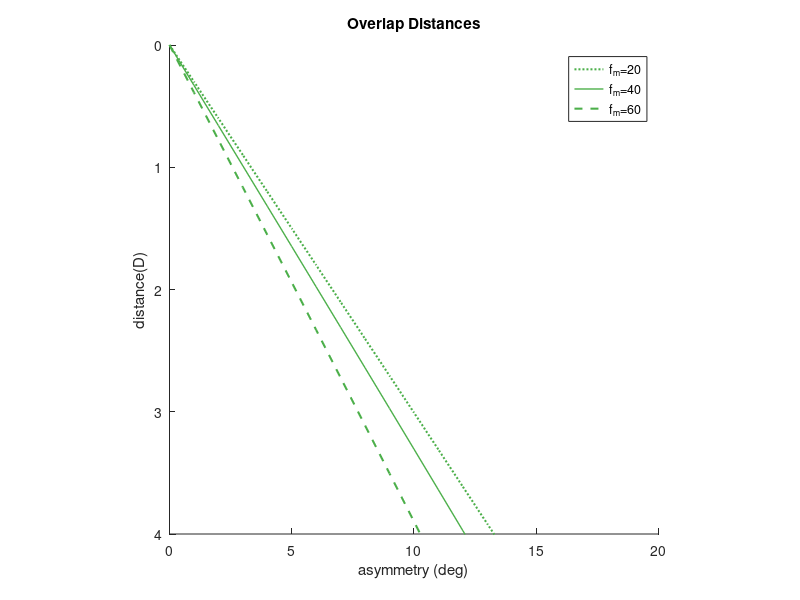

This figure's MATLAB source:
%% Figure 11B

%for nasal shifted frusta with different monocular field (Mf) sizes, what is d0 (distance with
%complete overlap) Eq. 6
clear all;
close all;

%fixed parameters 
IPD = 6; %interpupillary distance in cm 
d = 100; %distance to focal plane in cm

n = 1; %index for storing calculated result

for Mf = [20 40 60] %monocular field sizes

    %asym_size refers to the amount of asymmetry between left and right half of Mf (nasal angle - temp angle)
    %0 = symmetric, negative = temporal shift, positive = nasal shift

    for asym_size = 0:1:20 % positive = nasal shift

        % nasal and temporal halves of the FOV angle
        nasal_half = Mf/2+asym_size/2;
        temp_half = Mf/2-asym_size/2;
        
        d = IPD/(tand(nasal_half) - tand(temp_half));
        d = d/100; %convert to meters
        data_conv(n,:) = [Mf asym_size 1/d];
        n = n+1;
    end
    
end


N = 21; % index for splitting the data into different monocular field sizes
conv_color = [76 175 74]./255; % color

f = figure();
hold on;
%plot for each monocular field size, by varying the amount of nasal shift (asymmetry) what's the distance at which there's 100%
%overlap
plot(data_conv(1:N,2),data_conv(1:N,3),':','Color',conv_color, 'LineWidth', 1.5);
plot(data_conv(N+1:2*N,2),data_conv(N+1:2*N,3),'-','Color',conv_color ,'LineWidth',1);
plot(data_conv(2*N+1:3*N,2),data_conv(2*N+1:3*N,3),'--','Color',conv_color ,'LineWidth',1.5);

legend('f_m=20','f_m=40','f_m=60','Location','Best');
xlabel('asymmetry (deg)');
ylabel('distance(D)');
ylim([0 4]);
axis square;
set(gca, 'Ydir', 'reverse')
title('Overlap Distances');


